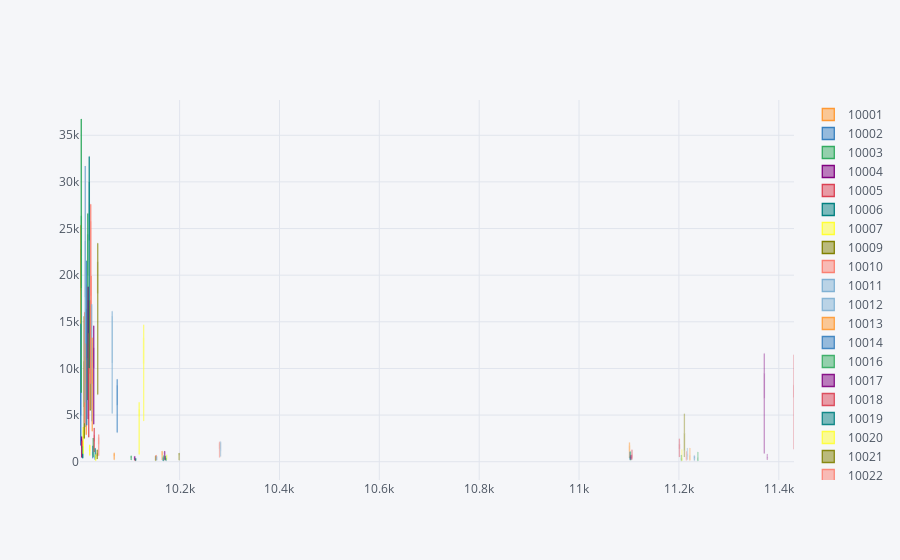

The notebook cell saved with this chart:
### Code cell
# cufflinks => 드래그로 가능
filter_zip_daily_df.pivot_table('cnt', index='date', columns='zip_code').iplot(kind='box', x='zip_code')
